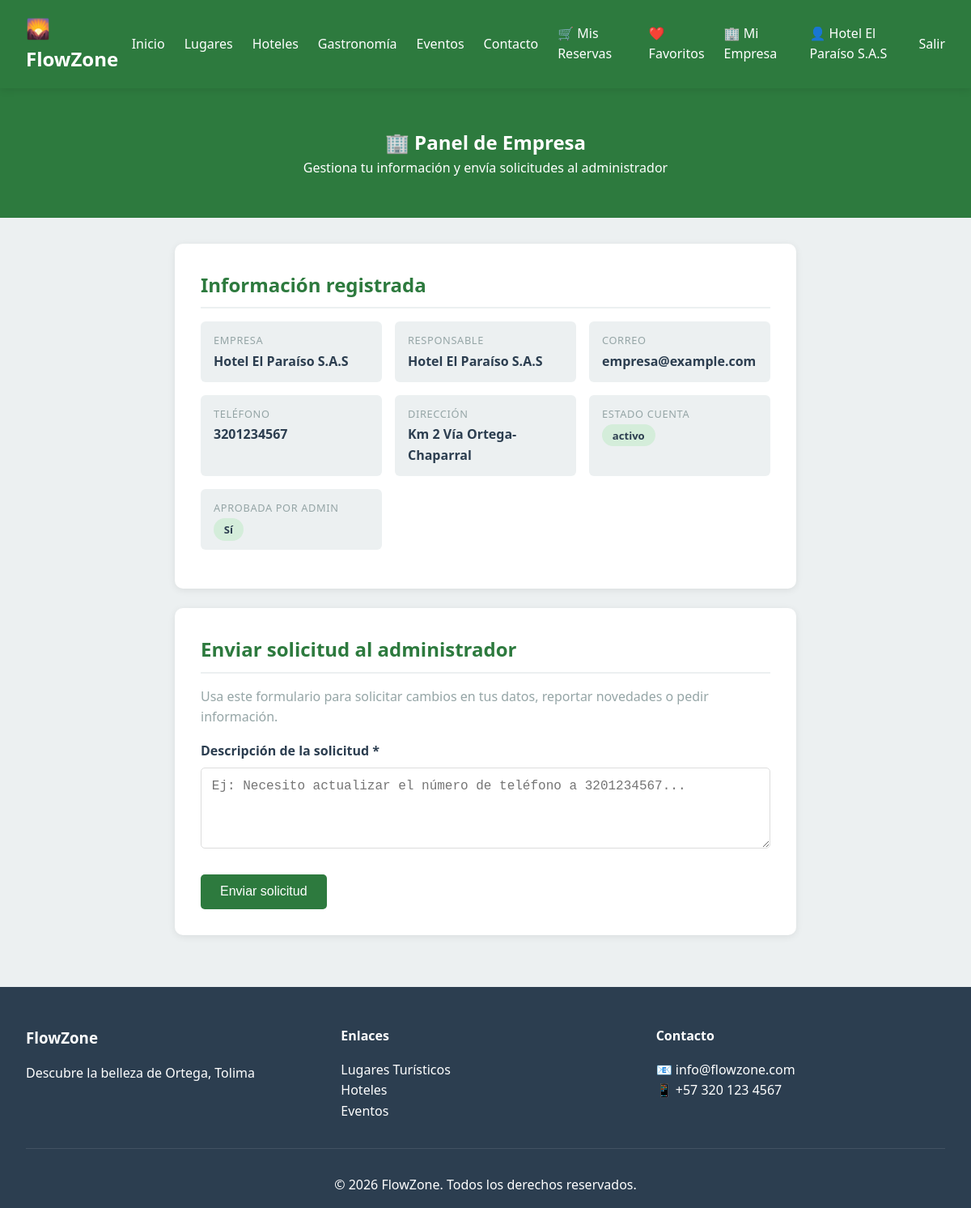
Screenshot of /empresa/dashboard.php (signed in) with the database file from the repository.
### tables this page shows
CREATE TABLE empresas (
    id              INT UNSIGNED  NOT NULL AUTO_INCREMENT,
    usuario_id      INT           NOT NULL,
    nombre          VARCHAR(200)  NOT NULL,
    telefono        VARCHAR(30)   DEFAULT NULL,
    direccion       VARCHAR(400)  DEFAULT NULL,
    aprobado        TINYINT(1)    NOT NULL DEFAULT 0,
    creado_en       TIMESTAMP     NOT NULL DEFAULT CURRENT_TIMESTAMP,
    actualizado_en  TIMESTAMP     NOT NULL DEFAULT CURRENT_TIMESTAMP ON UPDATE CURRENT_TIMESTAMP,
    PRIMARY KEY (id),
    UNIQUE KEY uq_empresas_usuario (usuario_id),
    CONSTRAINT fk_empresas_usuario
        FOREIGN KEY (usuario_id) REFERENCES usuarios (id)
        ON DELETE CASCADE ON UPDATE CASCADE,
    INDEX idx_aprobado (aprobado)
);

CREATE TABLE usuarios (
    id              INT AUTO_INCREMENT PRIMARY KEY,
    nombre          VARCHAR(100)  NOT NULL,
    correo          VARCHAR(150)  NOT NULL,
    password        VARCHAR(255)  NOT NULL,
    rol             ENUM('admin','usuario','empresa') NOT NULL DEFAULT 'usuario',
    estado          ENUM('activo','pendiente','bloqueado') NOT NULL DEFAULT 'activo',
    avatar          VARCHAR(255)  DEFAULT NULL,
    telefono        VARCHAR(20)   DEFAULT NULL,
    creado_en       TIMESTAMP     NOT NULL DEFAULT CURRENT_TIMESTAMP,
    actualizado_en  TIMESTAMP     NOT NULL DEFAULT CURRENT_TIMESTAMP ON UPDATE CURRENT_TIMESTAMP,
    UNIQUE KEY uq_correo (correo),
    INDEX idx_correo (correo),
    INDEX idx_rol (rol),
    INDEX idx_estado (estado)
);

### empresa/dashboard.php (the view, shortened to what this page needs)
<?php
require_once '../includes/conexion.php';
$usuarioId = obtenerUsuarioId();
$stmt = $pdo->prepare(
    'SELECT e.*, u.correo, u.telefono AS tel_usuario, u.estado, u.nombre AS nombre_usuario
     FROM empresas e
     JOIN usuarios u ON u.id = e.usuario_id
     WHERE e.usuario_id = ? LIMIT 1'
);
$stmt->execute([$usuarioId]);
$empresa = $stmt->fetch();
?>
<!DOCTYPE html>
<html lang="es">
<head>
    <link rel="stylesheet" href="/FLOWZONE/assets/css/style.css">
</head>
<body>
<?php require_once '../includes/header.php'; ?>
<section class="page-header">
    <div class="container">
        <h1>🏢 Panel de Empresa</h1>
        <p>Gestiona tu información y envía solicitudes al administrador</p>
    </div>
</section>
<div class="empresa-layout">
    <?php if ($empresa): ?>
        <div class="empresa-card">
            <h2>Información registrada</h2>
            <div class="empresa-info-grid">
                <div class="empresa-info-item">
                    <label>Empresa</label>
                    <span><?= htmlspecialchars($empresa['nombre'], ENT_QUOTES, 'UTF-8') ?></span>
                </div>
                <div class="empresa-info-item">
                    <label>Responsable</label>
                    <span><?= htmlspecialchars($empresa['nombre_usuario'], ENT_QUOTES, 'UTF-8') ?></span>
                </div>
                <div class="empresa-info-item">
                    <label>Correo</label>
                    <span><?= htmlspecialchars($empresa['correo'], ENT_QUOTES, 'UTF-8') ?></span>
                </div>
                <div class="empresa-info-item">
                    <label>Teléfono</label>
                    <span><?= htmlspecialchars($empresa['telefono'] ?? '—', ENT_QUOTES, 'UTF-8') ?></span>
                </div>
                <div class="empresa-info-item">
                    <label>Dirección</label>
                    <span><?= htmlspecialchars($empresa['direccion'] ?? '—', ENT_QUOTES, 'UTF-8') ?></span>
                </div>
                <div class="empresa-info-item">
                    <label>Estado cuenta</label>
                    <span class="badge badge-<?= $empresa['estado'] ?>"><?= $empresa['estado'] ?></span>
                </div>
                <div class="empresa-info-item">
                    <label>Aprobada por admin</label>
                    <span class="badge <?= $empresa['aprobado'] ? 'badge-aprobado' : 'badge-pendiente' ?>">
                        <?= $empresa['aprobado'] ? 'Sí' : 'Pendiente' ?>
                    </span>
                </div>
            </div>
        </div>
        <div class="empresa-card">
            <h2>Enviar solicitud al administrador</h2>
            <p style="color:var(--gray);margin-bottom:1rem;">
                Usa este formulario para solicitar cambios en tus datos, reportar novedades o pedir información.
            </p>
            <form method="POST">
                <div class="form-group">
                    <label for="descripcion">Descripción de la solicitud *</label>
                    <textarea id="descripcion" name="descripcion" rows="4" required maxlength="1000"
                              placeholder="Ej: Necesito actualizar el número de teléfono a 3201234567..."></textarea>
                </div>
                <button type="submit" class="btn btn-primary">Enviar solicitud</button>
            </form>
        </div>
    <?php else: ?>
        <div class="alert alert-error">No se encontraron datos de empresa asociados a tu cuenta. Contacta al administrador.</div>
    <?php endif; ?>
</div>
<?php require_once '../includes/footer.php'; ?>

### assets/css/style.css (style rules this page uses)
* { margin: 0; padding: 0; box-sizing: border-box; }
:root { --primary: #2d7a3e; --secondary: #4a9d5f; --accent: #f39c12; --dark: #2c3e50; --light: #ecf0f1; --white: #ffffff; --gray: #95a5a6; --danger: #e74c3c; --success: #27ae60; }
body { font-family: 'Segoe UI', Tahoma, Geneva, Verdana, sans-serif; line-height: 1.6; color: var(--dark); background: var(--light); }
.container { max-width: 1200px; margin: 0 auto; padding: 0 2rem; }
.btn { display: inline-block; padding: 0.8rem 1.5rem; border: none; border-radius: 5px; cursor: pointer; text-decoration: none; transition: all 0.3s; font-size: 1rem; }
.btn-primary { background: var(--primary); color: var(--white); }
.page-header { background: var(--primary); color: var(--white); text-align: center; padding: 3rem 2rem; }
.form-group { margin-bottom: 1.5rem; }
.form-group label { display: block; margin-bottom: 0.5rem; font-weight: 600; }
.form-group input, .form-group textarea, .form-group select { width: 100%; padding: 0.8rem; border: 1px solid #ddd; border-radius: 5px; font-size: 1rem; }
.form-group textarea { resize: vertical; }
.badge { padding: 0.3rem 0.8rem; border-radius: 20px; font-size: 0.82rem; font-weight: 600; white-space: nowrap; }
.badge-activo { background: #d4edda; color: #155724; }
.badge-aprobado { background: #d4edda; color: #155724; }
.empresa-layout { max-width: 800px; margin: 2rem auto; padding: 0 1rem; }
.empresa-card { background: var(--white); border-radius: 10px; padding: 2rem; margin-bottom: 1.5rem; box-shadow: 0 2px 10px rgba(0,0,0,0.08); }
.empresa-card h2 { color: var(--primary); margin-bottom: 1rem; border-bottom: 2px solid var(--light); padding-bottom: 0.5rem; }
.empresa-info-grid { display: grid; grid-template-columns: repeat(auto-fit, minmax(200px, 1fr)); gap: 1rem; margin-bottom: 1rem; }
.empresa-info-item { background: var(--light); padding: 0.8rem 1rem; border-radius: 6px; }
.empresa-info-item label { font-size: 0.8rem; color: var(--gray); text-transform: uppercase; letter-spacing: 0.05em; display: block; margin-bottom: 0.2rem; }
.empresa-info-item span { font-weight: 600; color: var(--dark); }

### rows the page displays
empresas: nombre "Hotel El Paraíso S.A.S", usuario.nombre "Hotel El Paraíso S.A.S", usuario.correo "empresa@example.com", telefono "3201234567", direccion "Km 2 Vía Ortega-Chaparral", usuario.estado "activo"

### other values shown
$usuario_nombre "Hotel El Paraíso S.A.S"
